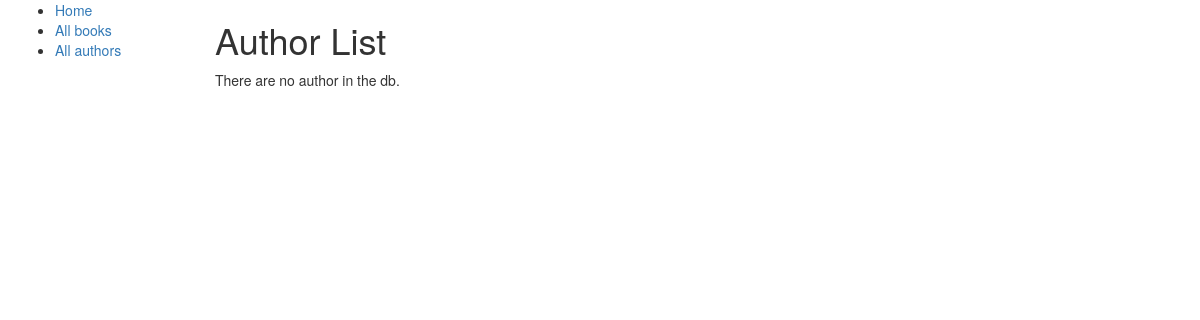
The app's page /catalog/authors/, older data.
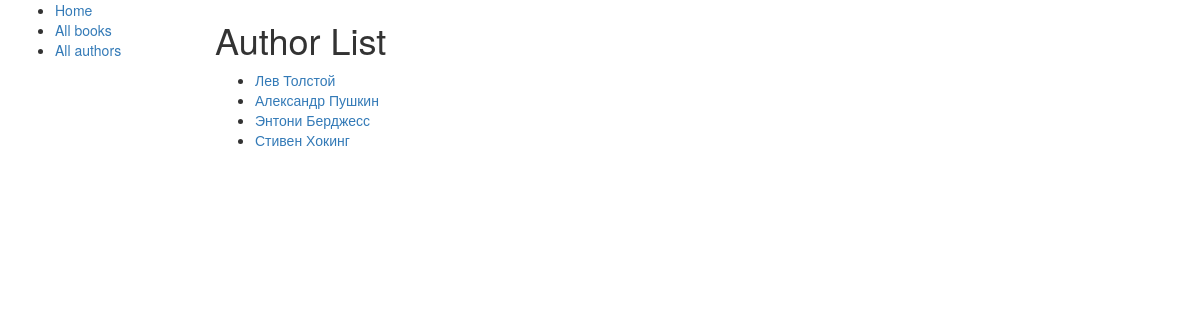
The same page, newer data.
### catalog/models.py (models this page shows, shortened)
class Author(models.Model):
    first_name = models.CharField(max_length=100)
    last_name = models.CharField(max_length=100)
    date_of_birth = models.DateField(null=True, blank=True)
    date_of_death = models.DateField('Died', null=True, blank=True)
    def get_absolute_url(self):
        return reverse('author-detail', args=[str(self.id)])

### catalog/views.py (the view)
class AuthorListView(generic.ListView):
    model = Author
    context_object_name = 'author_list'
    template_name = 'author_list.html'
    def get_queryset(self):
        return Author.objects.all()

### catalog/templates/author_list.html
{% extends "base_generic.html" %}
{% block content %}
<h1>Author List</h1>
{% if author_list %}
<ul>
    {% for author in author_list %}
    <li><a href="{{author.get_absolute_url}}">{{author.first_name}} {{author.last_name}}</a></li>
    {% endfor %}
</ul>
{% else %}
<p>There are no author in the db.</p>
{% endif %}
{% endblock %}

### catalog/templates/base_generic.html (shortened to what this page needs)
<!DOCTYPE html>
<html lang="en">
<head>
    <link rel="stylesheet" href="https://maxcdn.bootstrapcdn.com/bootstrap/3.3.7/css/bootstrap.min.css">
    {% load static %}
    <link rel="stylesheet" href="{% static 'css/styles.css' %}">
</head>
<body>
<div class="container-fluid">
    <div class="row">
        <div class="col-sm-2">
            {% block slider %}
            <ul class="sidebar-nav">
                <li><a href="{% url 'index' %}">Home</a></li>
                <li><a href="{% url 'books' %}">All books</a></li>
                <li><a href="{% url 'authors' %}">All authors</a></li>
            </ul>
            {% endblock %}
        </div>
        <div class="col-sm-10">
            {% block content %}{% endblock %}
        </div>
    </div>
</div>
</body>
</html>

Row changes from the older to the newer data that the page shows:
added Author: first_name "Лев", last_name "Толстой"
added Author: first_name "Александр", last_name "Пушкин"
added Author: first_name "Энтони", last_name "Берджесс"
added Author: first_name "Стивен", last_name "Хокинг"
Text that changed along with them:
text no longer shown: "There are no author in the db."
